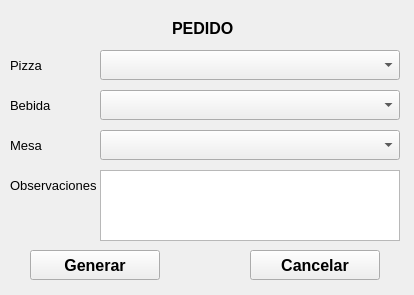
<?xml version="1.0" encoding="UTF-8"?>
<ui version="4.0">
 <class>MainWindow</class>
 <widget class="QMainWindow" name="MainWindow">
  <property name="geometry">
   <rect>
    <x>0</x>
    <y>0</y>
    <width>414</width>
    <height>295</height>
   </rect>
  </property>
  <property name="windowTitle">
   <string>Pedido</string>
  </property>
  <widget class="QWidget" name="centralwidget">
   <widget class="QLabel" name="label">
    <property name="geometry">
     <rect>
      <x>172</x>
      <y>20</y>
      <width>70</width>
      <height>16</height>
     </rect>
    </property>
    <property name="font">
     <font>
      <pointsize>12</pointsize>
      <weight>75</weight>
      <bold>true</bold>
     </font>
    </property>
    <property name="text">
     <string>PEDIDO</string>
    </property>
   </widget>
   <widget class="QLabel" name="pizza">
    <property name="geometry">
     <rect>
      <x>10</x>
      <y>50</y>
      <width>47</width>
      <height>30</height>
     </rect>
    </property>
    <property name="font">
     <font>
      <pointsize>10</pointsize>
     </font>
    </property>
    <property name="text">
     <string>Pizza</string>
    </property>
   </widget>
   <widget class="QLabel" name="bebida">
    <property name="geometry">
     <rect>
      <x>10</x>
      <y>90</y>
      <width>47</width>
      <height>30</height>
     </rect>
    </property>
    <property name="font">
     <font>
      <pointsize>10</pointsize>
     </font>
    </property>
    <property name="text">
     <string>Bebida</string>
    </property>
   </widget>
   <widget class="QLabel" name="mesa">
    <property name="geometry">
     <rect>
      <x>10</x>
      <y>130</y>
      <width>47</width>
      <height>30</height>
     </rect>
    </property>
    <property name="font">
     <font>
      <pointsize>10</pointsize>
     </font>
    </property>
    <property name="text">
     <string>Mesa</string>
    </property>
   </widget>
   <widget class="QLabel" name="observaciones">
    <property name="geometry">
     <rect>
      <x>10</x>
      <y>170</y>
      <width>91</width>
      <height>30</height>
     </rect>
    </property>
    <property name="font">
     <font>
      <pointsize>10</pointsize>
     </font>
    </property>
    <property name="text">
     <string>Observaciones</string>
    </property>
   </widget>
   <widget class="QComboBox" name="cBPizza">
    <property name="geometry">
     <rect>
      <x>100</x>
      <y>50</y>
      <width>300</width>
      <height>30</height>
     </rect>
    </property>
    <property name="font">
     <font>
      <pointsize>10</pointsize>
     </font>
    </property>
   </widget>
   <widget class="QComboBox" name="cBMesa">
    <property name="geometry">
     <rect>
      <x>100</x>
      <y>130</y>
      <width>300</width>
      <height>30</height>
     </rect>
    </property>
    <property name="font">
     <font>
      <pointsize>10</pointsize>
     </font>
    </property>
   </widget>
   <widget class="QComboBox" name="cBBebida">
    <property name="geometry">
     <rect>
      <x>100</x>
      <y>90</y>
      <width>300</width>
      <height>30</height>
     </rect>
    </property>
    <property name="font">
     <font>
      <pointsize>10</pointsize>
     </font>
    </property>
   </widget>
   <widget class="QTextEdit" name="observaciones_2">
    <property name="geometry">
     <rect>
      <x>100</x>
      <y>170</y>
      <width>300</width>
      <height>71</height>
     </rect>
    </property>
   </widget>
   <widget class="QPushButton" name="botonGenerar">
    <property name="geometry">
     <rect>
      <x>30</x>
      <y>250</y>
      <width>130</width>
      <height>30</height>
     </rect>
    </property>
    <property name="font">
     <font>
      <pointsize>12</pointsize>
      <weight>75</weight>
      <bold>true</bold>
     </font>
    </property>
    <property name="text">
     <string>Generar</string>
    </property>
   </widget>
   <widget class="QPushButton" name="botonCancelar">
    <property name="geometry">
     <rect>
      <x>250</x>
      <y>250</y>
      <width>130</width>
      <height>30</height>
     </rect>
    </property>
    <property name="font">
     <font>
      <pointsize>12</pointsize>
      <weight>75</weight>
      <bold>true</bold>
     </font>
    </property>
    <property name="text">
     <string>Cancelar</string>
    </property>
   </widget>
  </widget>
 </widget>
 <resources/>
 <connections/>
</ui>
